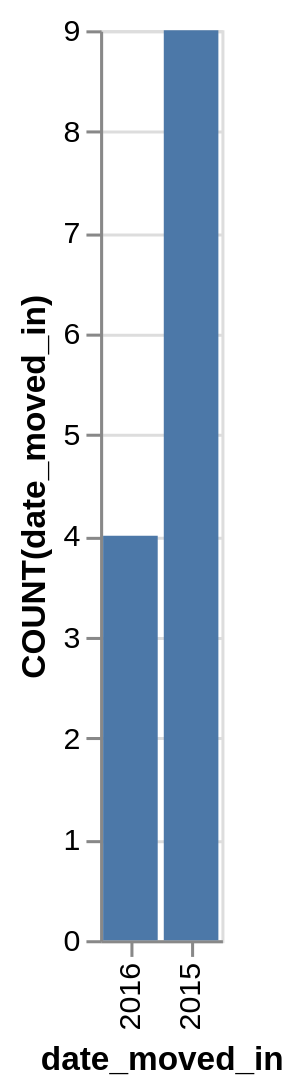

Express this chart as Vega-Lite.
### Vega-Lite specification from a JSON file in a GitHub repository (floating-point values rounded to 4 significant figures)
{"data": {"values": [{"x_data": "2015", "y_data": 9}, {"x_data": "2016", "y_data": 4}]}, "mark": "bar", "encoding": {"x": {"field": "x_data", "type": "nominal", "title": "date_moved_in", "sort": {"op": "sum", "field": "y_data", "order": "ascending"}}, "y": {"field": "y_data", "type": "quantitative", "title": "COUNT(date_moved_in)"}}}
